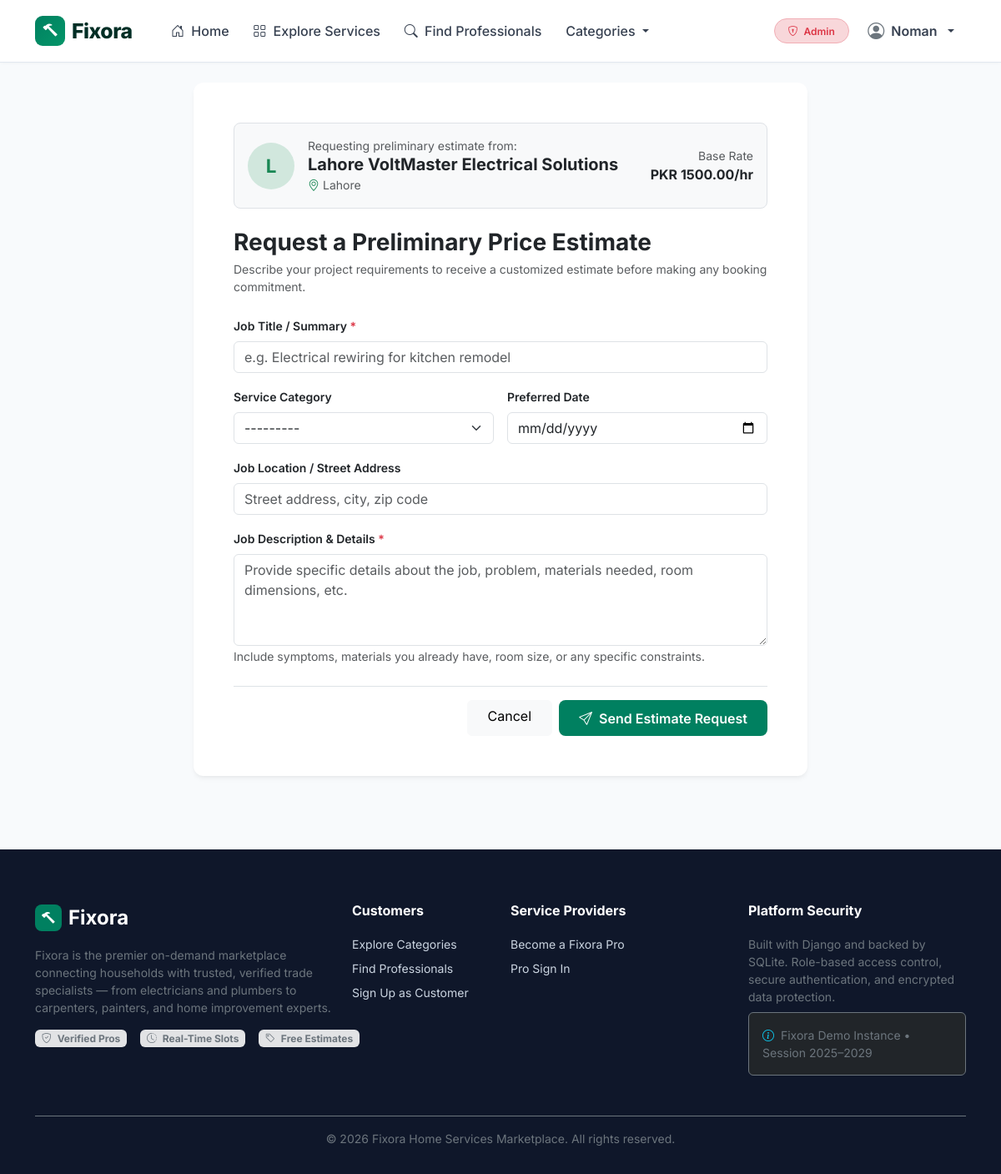
/estimates/request/1/ (signed in), run on the app's committed database.
### accounts/models.py (models this page shows, shortened)
class User(AbstractUser):
    class Role(models.TextChoices):
        CUSTOMER = 'customer', 'Customer'
        PROVIDER = 'provider', 'Service Provider'
        ADMIN = 'admin', 'Administrator'
    email = models.EmailField(unique=True, verbose_name="Email Address")
    role = models.CharField(
        max_length=20,
        choices=Role.choices,
        default=Role.CUSTOMER,
        verbose_name="User Role"
    )
    phone_number = models.CharField(
        max_length=20,
        blank=True,
        null=True,
        verbose_name="Phone Number"
    )
    USERNAME_FIELD = 'email'
    REQUIRED_FIELDS = ['username', 'first_name', 'last_name']
    @property
    def is_customer(self):
        return self.role == self.Role.CUSTOMER
    @property
    def is_provider(self):
        return self.role == self.Role.PROVIDER
    @property
    def is_administrator(self):
        return self.role == self.Role.ADMIN or self.is_superuser or self.is_staff

### providers/models.py (models this page shows, shortened)
class ProviderProfile(models.Model):
    user = models.OneToOneField(
        settings.AUTH_USER_MODEL,
        on_delete=models.CASCADE,
        related_name='provider_profile'
    )
    business_name = models.CharField(max_length=150, blank=True, verbose_name="Business / Trade Name")
    introduction = models.TextField(blank=True, verbose_name="Professional Introduction / Bio")
    skills = models.TextField(
        blank=True,
        help_text="List your specific skills (e.g. Circuit wiring, Pipe fitting, Custom cabinets)",
        verbose_name="Skills"
    )
    experience_years = models.PositiveIntegerField(default=1, verbose_name="Years of Experience")
    categories = models.ManyToManyField(
        ServiceCategory,
        related_name='providers',
        blank=True,
        verbose_name="Service Categories"
    )
    service_area = models.CharField(
        max_length=200,
        blank=True,
        help_text="Neighborhoods or regions you cover, e.g. Downtown, North District, 25-mile radius",
        verbose_name="Service Area"
    )
    city = models.CharField(max_length=100, blank=True, default='', verbose_name="City / Location")
    hourly_rate = models.DecimalField(
        max_digits=10,
        decimal_places=2,
        default=0.00,
        verbose_name="Hourly Rate (PKR)"
    )
    starting_price = models.DecimalField(
        max_digits=10,
        decimal_places=2,
        default=0.00,
        verbose_name="Starting Price (PKR)"
    )
    profile_picture = models.ImageField(
        upload_to='provider_avatars/',
        blank=True,
        null=True,
        verbose_name="Profile Picture"
    )
    is_verified = models.BooleanField(default=False, verbose_name="Verified Status")
    is_online = models.BooleanField(default=True, verbose_name="Online / Accepting Requests")
    rating = models.DecimalField(max_digits=3, decimal_places=2, default=5.00, verbose_name="Rating")
    review_count = models.PositiveIntegerField(default=0, verbose_name="Review Count")
    created_at = models.DateTimeField(auto_now_add=True)
    updated_at = models.DateTimeField(auto_now=True)
    class Meta:
        verbose_name = "Provider Profile"
        verbose_name_plural = "Provider Profiles"
        ordering = ['-created_at']
    @property
    def display_name(self):
        return self.business_name if self.business_name else (self.user.get_full_name() or self.user.username)

### estimates/views.py (the view)
# urls.py: path('request/<int:provider_id>/', views.estimate_request_create, name='request_create'),
@login_required
def estimate_request_create(request, provider_id):
    if not request.user.is_customer and not request.user.is_administrator:
        messages.error(request, "Only customers can request price estimates.")
        return redirect('accounts:dashboard_redirect')
    provider = get_object_or_404(ProviderProfile, pk=provider_id)
    if request.method == 'POST':
        form = EstimateRequestForm(request.POST, provider=provider)
        if form.is_valid():
            est_request = form.save(commit=False)
            est_request.customer = request.user
            est_request.provider = provider
            est_request.save()
            messages.success(request, f"Your estimate request has been sent to {provider.display_name}!")
            return redirect('estimates:customer_list')
        else:
            messages.error(request, "Please check the form for errors.")
    else:
        form = EstimateRequestForm(provider=provider)
    return render(request, 'estimates/request_create.html', {
        'form': form,
        'provider': provider,
    })

### templates/estimates/request_create.html (shortened to what this page needs)
{% extends 'base.html' %}
{% block content %}
<div class="container py-4">
  <div class="row justify-content-center">
    <div class="col-lg-8">
      <div class="card card-fx border-0 p-4 p-md-5">
        <div class="d-flex align-items-center gap-3 p-3 bg-light rounded-3 mb-4 border">
          {% if provider.profile_picture %}
            <img src="{{ provider.profile_picture.url }}" alt="{{ provider.display_name }}" class="rounded-circle object-fit-cover" style="width: 56px; height: 56px;">
          {% else %}
            <div class="bg-success-subtle text-success rounded-circle d-flex align-items-center justify-content-center" style="width: 56px; height: 56px; font-weight: 700; font-size: 1.4rem;">
              {{ provider.display_name|slice:":1"|upper }}
            </div>
          {% endif %}
          <div class="flex-grow-1">
            <span class="text-muted small d-block">Requesting preliminary estimate from:</span>
            <h5 class="fw-bold mb-0 text-dark">{{ provider.display_name }}</h5>
            <small class="text-muted"><i class="bi bi-geo-alt me-1 text-success"></i>{{ provider.city|default:"Location upon request" }}</small>
          </div>
          <div class="text-end">
            {% if provider.hourly_rate > 0 %}
              <small class="text-muted d-block">Base Rate</small>
              <strong class="text-dark">PKR {{ provider.hourly_rate }}/hr</strong>
            {% endif %}
          </div>
        </div>
        <div class="mb-4">
          <h3 class="fw-bold mb-1">Request a Preliminary Price Estimate</h3>
          <p class="text-muted small mb-0">Describe your project requirements to receive a customized estimate before making any booking commitment.</p>
        </div>
        <form method="post" novalidate>
          <div class="mb-3">
            <label class="form-label fw-semibold small">Job Title / Summary <span class="text-danger">*</span></label>
            {{ form.title }}
          </div>
          <div class="row g-3 mb-3">
            <div class="col-md-6">
              <label class="form-label fw-semibold small">Service Category</label>
              {{ form.service_category }}
            </div>
            <div class="col-md-6">
              <label class="form-label fw-semibold small">Preferred Date</label>
              {{ form.preferred_date }}
            </div>
          </div>
          <div class="mb-3">
            <label class="form-label fw-semibold small">Job Location / Street Address</label>
            {{ form.job_address }}
          </div>
          <div class="mb-4">
            <label class="form-label fw-semibold small">Job Description & Details <span class="text-danger">*</span></label>
            {{ form.description }}
            <small class="text-muted">Include symptoms, materials you already have, room size, or any specific constraints.</small>
          </div>
          <div class="d-flex justify-content-end gap-2 pt-3 border-top">
            <a href="{% url 'providers:public_profile' provider.pk %}" class="btn btn-light px-4">Cancel</a>
            <button type="submit" class="btn btn-fixora px-4">
              <i class="bi bi-send me-1"></i> Send Estimate Request
            </button>
          </div>
        </form>
      </div>
    </div>
  </div>
</div>
{% endblock %}

### templates/base.html (shortened to what this page needs)
<!DOCTYPE html>
<html lang="en">
<head>
  <link href="https://cdn.jsdelivr.net/npm/bootstrap@5.3.3/dist/css/bootstrap.min.css" rel="stylesheet">
  <link rel="stylesheet" href="https://cdn.jsdelivr.net/npm/bootstrap-icons@1.11.3/font/bootstrap-icons.min.css">
  <link rel="stylesheet" href="/static/css/fixora.css">
</head>
<body>
  <nav class="navbar navbar-expand-lg navbar-fixora sticky-top">
    <div class="container">
      <a class="navbar-brand" href="{% url 'discovery:home' %}">
        <span class="brand-badge"><i class="bi bi-hammer"></i></span>
        <span>Fixora</span>
      </a>
      <div class="collapse navbar-collapse" id="fixoraNavbar">
        <ul class="navbar-nav me-auto mb-2 mb-lg-0 ms-lg-3">
          <li class="nav-item">
            <a class="nav-link" href="{% url 'discovery:home' %}"><i class="bi bi-house-door me-1"></i> Home</a>
          </li>
          <li class="nav-item">
            <a class="nav-link" href="{% url 'discovery:explore' %}"><i class="bi bi-grid me-1"></i> Explore Services</a>
          </li>
          <li class="nav-item">
            <a class="nav-link" href="{% url 'discovery:search' %}"><i class="bi bi-search me-1"></i> Find Professionals</a>
          </li>
          {% if nav_categories %}
          <li class="nav-item dropdown">
            <a class="nav-link dropdown-toggle" href="#" id="categoryDropdown" role="button" data-bs-toggle="dropdown">
              Categories
            </a>
          </li>
          {% endif %}
        </ul>
        <ul class="navbar-nav align-items-lg-center">
          {% if user.is_authenticated %}
            <li class="nav-item me-2 d-none d-lg-block">
              {% if user.is_administrator %}
                <span class="badge bg-danger-subtle text-danger border border-danger-subtle py-2 px-3 rounded-pill fw-semibold">
                  <i class="bi bi-shield-lock me-1"></i> Admin
                </span>
              {% elif user.is_provider %}
                <span class="badge bg-success-subtle text-success border border-success-subtle py-2 px-3 rounded-pill fw-semibold">
                  <i class="bi bi-tools me-1"></i> Service Provider
                </span>
              {% else %}
                <span class="badge bg-primary-subtle text-primary border border-primary-subtle py-2 px-3 rounded-pill fw-semibold">
                  <i class="bi bi-person me-1"></i> Customer
                </span>
              {% endif %}
            </li>
            <li class="nav-item dropdown">
              <a class="nav-link dropdown-toggle d-flex align-items-center gap-2 fw-semibold" href="#" id="userMenu" role="button" data-bs-toggle="dropdown">
                <i class="bi bi-person-circle fs-5 text-secondary"></i>
                <span>{{ user.first_name|default:user.email }}</span>
              </a>
            </li>
          {% endif %}
        </ul>
      </div>
    </div>
  </nav>
  <main>
    {% block content %}{% endblock %}
  </main>
  <footer class="footer-fixora">
    <div class="container">
      <div class="row g-4">
        <div class="col-lg-4 col-md-6">
          <div class="d-flex align-items-center gap-2 mb-3">
            <span class="brand-badge" style="background:#008060; color:white; width:32px; height:32px; border-radius:8px; display:inline-flex; align-items:center; justify-content:center;"><i class="bi bi-hammer"></i></span>
            <span class="fs-4 fw-bold text-white">Fixora</span>
          </div>
          <p class="text-secondary small">
            Fixora is the premier on-demand marketplace connecting households with trusted, verified trade specialists — from electricians and plumbers to carpenters, painters, and home improvement experts.
          </p>
          <div class="d-flex gap-3 mt-3">
            <span class="badge bg-secondary-subtle text-secondary"><i class="bi bi-shield-check me-1"></i> Verified Pros</span>
            <span class="badge bg-secondary-subtle text-secondary"><i class="bi bi-clock-history me-1"></i> Real-Time Slots</span>
            <span class="badge bg-secondary-subtle text-secondary"><i class="bi bi-tag me-1"></i> Free Estimates</span>
          </div>
        </div>
        <div class="col-lg-2 col-md-6">
          <h6>Customers</h6>
          <ul class="list-unstyled small">
            <li class="mb-2"><a href="{% url 'discovery:explore' %}">Explore Categories</a></li>
            <li class="mb-2"><a href="{% url 'discovery:search' %}">Find Professionals</a></li>
            {% if user.is_authenticated and user.is_customer %}
              <li class="mb-2"><a href="{% url 'estimates:customer_list' %}">My Estimates</a></li>
              <li class="mb-2"><a href="{% url 'discovery:favourites_list' %}">Saved Favourites</a></li>
            {% else %}
              <li class="mb-2"><a href="{% url 'accounts:register' %}?role=customer">Sign Up as Customer</a></li>
            {% endif %}
          </ul>
        </div>
        <div class="col-lg-3 col-md-6">
          <h6>Service Providers</h6>
          <ul class="list-unstyled small">
            <li class="mb-2"><a href="{% url 'accounts:register' %}?role=provider">Become a Fixora Pro</a></li>
            {% if user.is_authenticated and user.is_provider %}
              <li class="mb-2"><a href="{% url 'providers:profile_edit' %}">Manage Profile</a></li>
              <li class="mb-2"><a href="{% url 'providers:portfolio_manage' %}">Portfolio Photos</a></li>
              <li class="mb-2"><a href="{% url 'availability:weekly_schedule_manage' %}">Weekly Availability</a></li>
              <li class="mb-2"><a href="{% url 'estimates:provider_list' %}">Incoming Requests</a></li>
            {% else %}
              <li class="mb-2"><a href="{% url 'accounts:login' %}">Pro Sign In</a></li>
            {% endif %}
          </ul>
        </div>
        <div class="col-lg-3 col-md-6">
          <h6>Platform Security</h6>
          <p class="small text-secondary mb-2">
            Built with Django and backed by SQLite. Role-based access control, secure authentication, and encrypted data protection.
          </p>
          <div class="p-3 rounded bg-dark border border-secondary text-secondary small">
            <i class="bi bi-info-circle text-info me-1"></i> Fixora Demo Instance &bull; Session 2025–2029
          </div>
        </div>
      </div>
      <div class="border-top border-secondary mt-5 pt-3 text-center small text-secondary">
        &copy; 2026 Fixora Home Services Marketplace. All rights reserved.
      </div>
    </div>
  </footer>
</body>
</html>

### data on the page
User: first_name "Noman"
ProviderProfile: display_name "L", display_name "Lahore VoltMaster Electrical Solutions", city "Lahore", hourly_rate "1500.00"
